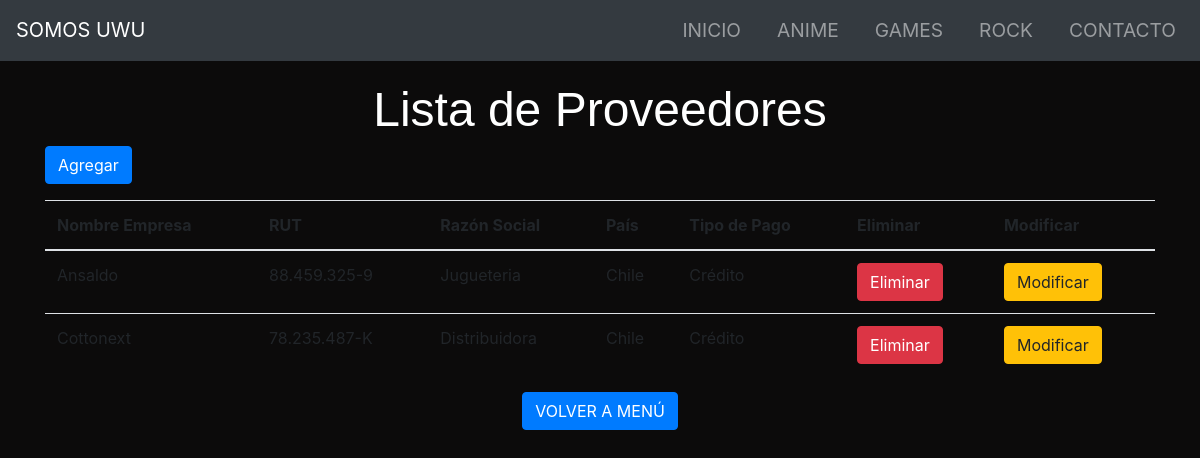
Page /proveedores/ (signed in) on the committed database.
### galeria/models.py (models this page shows, shortened)
class Proveedor(models.Model):
    NOMBRE_EMPRESA_MAX_LENGTH = 100
    RUT_MAX_LENGTH = 12
    RAZON_SOCIAL_MAX_LENGTH = 100
    PAIS_MAX_LENGTH = 50
    TIPOS_PAGO = [
        ('CR', 'Crédito'),
        ('CO', 'Contado')
    ]
    nombre_empresa = models.CharField(max_length=NOMBRE_EMPRESA_MAX_LENGTH)
    rut = models.CharField(max_length=RUT_MAX_LENGTH, unique=True)
    razon_social = models.CharField(max_length=RAZON_SOCIAL_MAX_LENGTH)
    pais = models.CharField(max_length=PAIS_MAX_LENGTH)
    tipo_pago = models.CharField(max_length=2, choices=TIPOS_PAGO)

### galeria/views.py (the view)
# urls.py: path('proveedores/', views.lista_proveedores, name='lista_proveedores'),
@login_required
def lista_proveedores(request):
    proveedores = Proveedor.objects.all()
    return render(request, 'galeria/lista_proveedores.html', {'proveedores': proveedores})

### galeria/templates/galeria/lista_proveedores.html (shortened to what this page needs)
<!DOCTYPE html>
<html lang="es">
<head>
    {% load static %}
    <link href="{% static 'css/estilos.css' %}" rel="stylesheet">
    <link href="https://stackpath.bootstrapcdn.com/bootstrap/4.5.2/css/bootstrap.min.css" rel="stylesheet">
</head>
<body>
    <nav class="navbar navbar-expand-lg navbar-dark bg-dark">
        <a class="navbar-brand" href="{% url 'index' %}">SOMOS UWU</a>
        <div class="collapse navbar-collapse" id="navbarNav">
            <ul class="navbar-nav ml-auto">
                <li class="nav-item">
                    <a class="nav-link" href="{% url 'index' %}">INICIO</a>
                </li>
                <li class="nav-item">
                    <a class="nav-link" href="{% url 'anime' %}">ANIME</a>
                </li>
                <li class="nav-item">
                    <a class="nav-link" href="{% url 'games' %}">GAMES</a>
                </li>
                <li class="nav-item">
                    <a class="nav-link" href="{% url 'rock' %}">ROCK</a>
                </li>
                <li class="nav-item">
                    <a class="nav-link" href="{% url 'alumnos_add' %}">CONTACTO</a>
                </li>
            </ul>
        </div>
    </nav>
    <h3 class="center-text text-white">Lista de Proveedores</h3>
    <div class="container">
        <a href="{% url 'crear_proveedor' %}" class="btn btn-primary mb-3">Agregar</a>
        <table class="table">
            <thead>
                <tr>
                    <th>Nombre Empresa</th>
                    <th>RUT</th>
                    <th>Razón Social</th>
                    <th>País</th>
                    <th>Tipo de Pago</th>
                    <th>Eliminar</th>
                    <th>Modificar</th>
                </tr>
            </thead>
            <tbody>
                {% if proveedores %}
                    {% for proveedor in proveedores %}
                    <tr>
                        <td>{{ proveedor.nombre_empresa }}</td>
                        <td>{{ proveedor.rut }}</td>
                        <td>{{ proveedor.razon_social }}</td>
                        <td>{{ proveedor.pais }}</td>
                        <td>{{ proveedor.get_tipo_pago_display }}</td>
                        <td><a href="{% url 'eliminar_proveedor' proveedor.id %}" class="btn btn-danger">Eliminar</a></td>
                        <td><a href="{% url 'editar_proveedor' proveedor.id %}" class="btn btn-warning">Modificar</a></td>
                    </tr>
                    {% endfor %}
                {% else %}
                    <tr>
                        <td colspan="7">No hay proveedores disponibles.</td>
                    </tr>
                {% endif %}
            </tbody>
        </table>
    </div>
    <center>
        <div class="center">
            <a href="{% url 'dashboard' %}" class="btn btn-primary">VOLVER A MENÚ</a>
        </div>
      </center>
</body>
</html>

### Static/css/estilos.css (style rules this page uses)
body { background-color: #1c1c1c; color: #ffffff; font-family: 'Arial', sans-serif; margin: 0; padding: 0; }
.navbar { margin-bottom: 20px; }
.center-text { text-align: center; margin-top: 20px; font-family: 'Arial Black', sans-serif; font-size: 3em; color: white; }
.btn-primary { background-color: #007bff; border-color: #007bff; color: white; }
.navbar-brand, .nav-link { font-size: 1.2em; }
.navbar-nav .nav-item { margin-left: 20px; }
a { text-decoration: none; color: white; }

### galeria/templates/galeria/lista_proveedores.html (style rules this page uses)
body { background-color: #0c0b0b; }
.center-text { text-align: center; margin-top: 20px; }

### rows in the picture
Proveedor: nombre_empresa "Ansaldo", rut "88.459.325-9", razon_social "Jugueteria", pais "Chile", tipo_pago "Crédito"
Proveedor: nombre_empresa "Cottonext", rut "78.235.487-K", razon_social "Distribuidora", pais "Chile", tipo_pago "Crédito"
